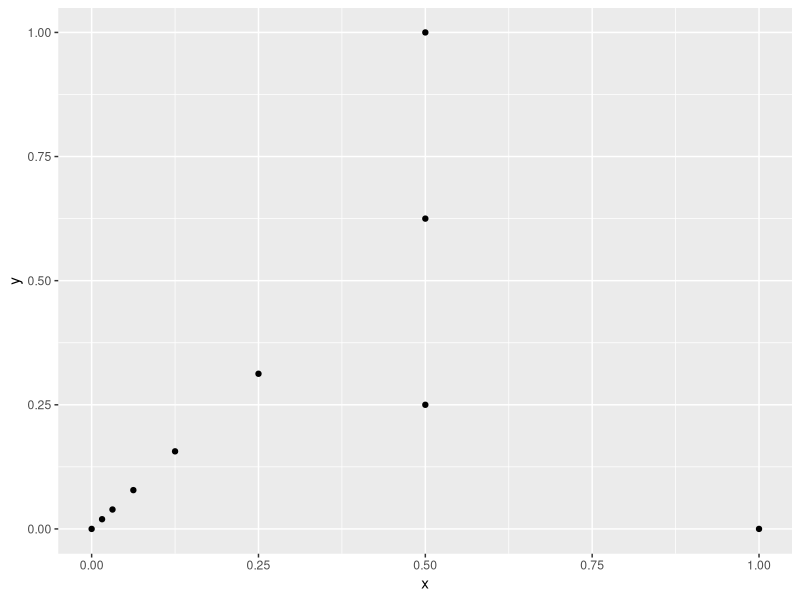
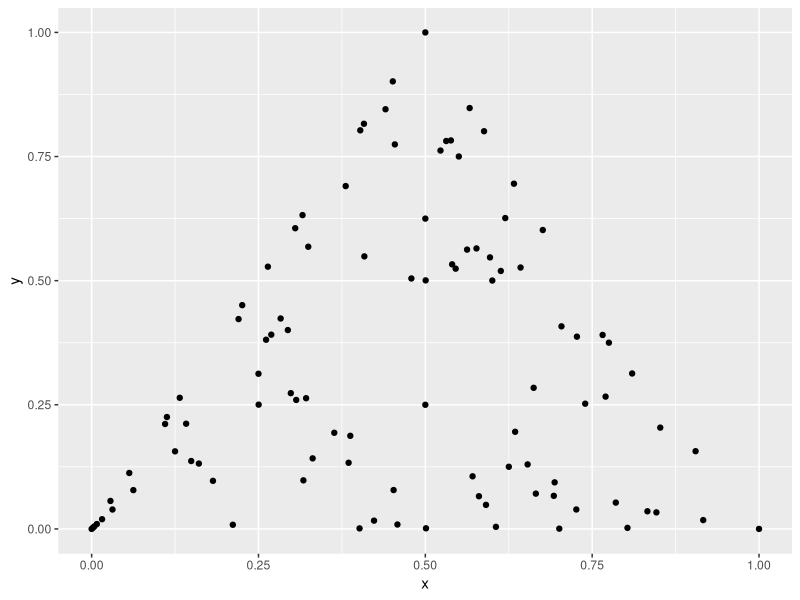
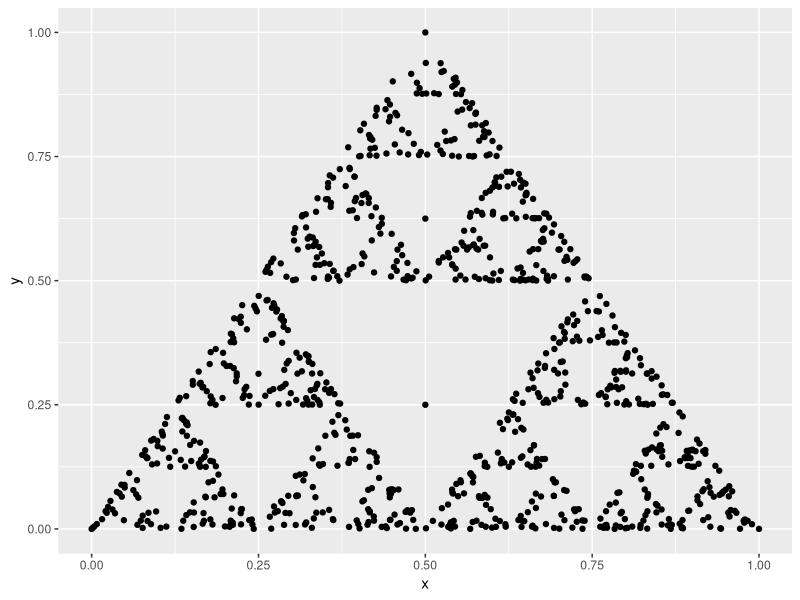
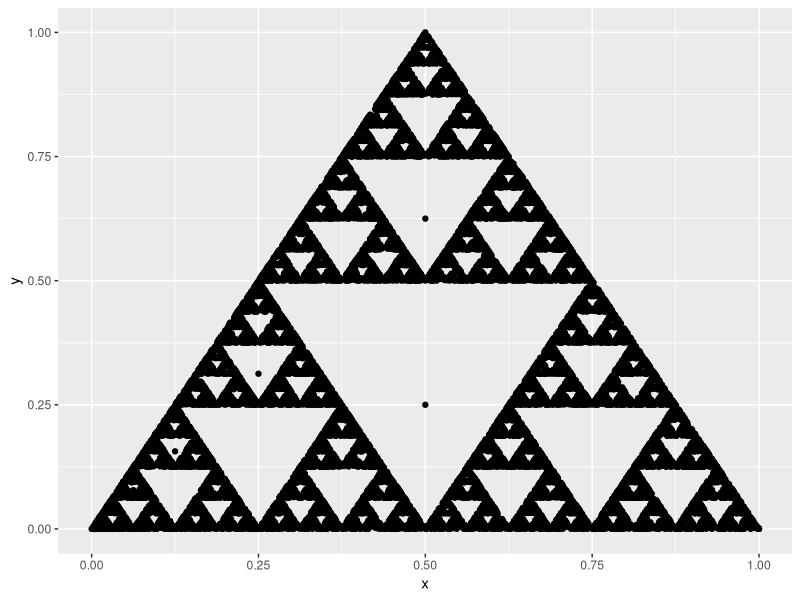

Write R code to recreate these figures, in order.
## ---- chunk 1
# Set default chunk output
knitr::opts_chunk$set(
  echo = FALSE, message = FALSE, warning = FALSE,
  results = "asis"
)
## ---- chunk 2
library(tidyverse)
## ---- chunk 3
triangle_list = list(x1 = c(0,0), x2 = c(.5, 1), x3 = c(1,0))

midpoint = function(x,y) {
  c((x[1] + y[1]) / 2, (x[2] + y[2]) / 2)
}

test_list = list()
starting_point = c(.5,.25)
for (i in 1:20000) {
  if (i == 1) {
    middle_point = starting_point
  } else {
    random_point = sample(triangle_list, 1) %>% unlist
    middle_point = midpoint(test_list[[i-1]], random_point)
  }
  test_list[[i]] = middle_point
}

starting_triangle = triangle_list %>% lapply(function(z) tibble(x = z[1], y = z[2])) %>% bind_rows()

zap_triangle = test_list %>% lapply(function(z) tibble(x = z[1], y = z[2])) %>% bind_rows() %>% bind_rows(starting_triangle, .)
## ---- chunk 4
zap_triangle %>%
  mutate(time = row_number()) %>%
  filter(time <= 10) %>%
  ggplot(aes(x, y)) + geom_point()
## ---- chunk 5
zap_triangle %>%
  mutate(time = row_number()) %>%
  filter(time <= 100) %>%
  ggplot(aes(x, y)) + geom_point()
## ---- chunk 6
zap_triangle %>%
  mutate(time = row_number()) %>%
  filter(time <= 1000) %>%
  ggplot(aes(x, y)) + geom_point()
## ---- chunk 7
zap_triangle %>%
  mutate(time = row_number()) %>%
  filter(time <= 20000) %>%
  ggplot(aes(x, y)) + geom_point()
